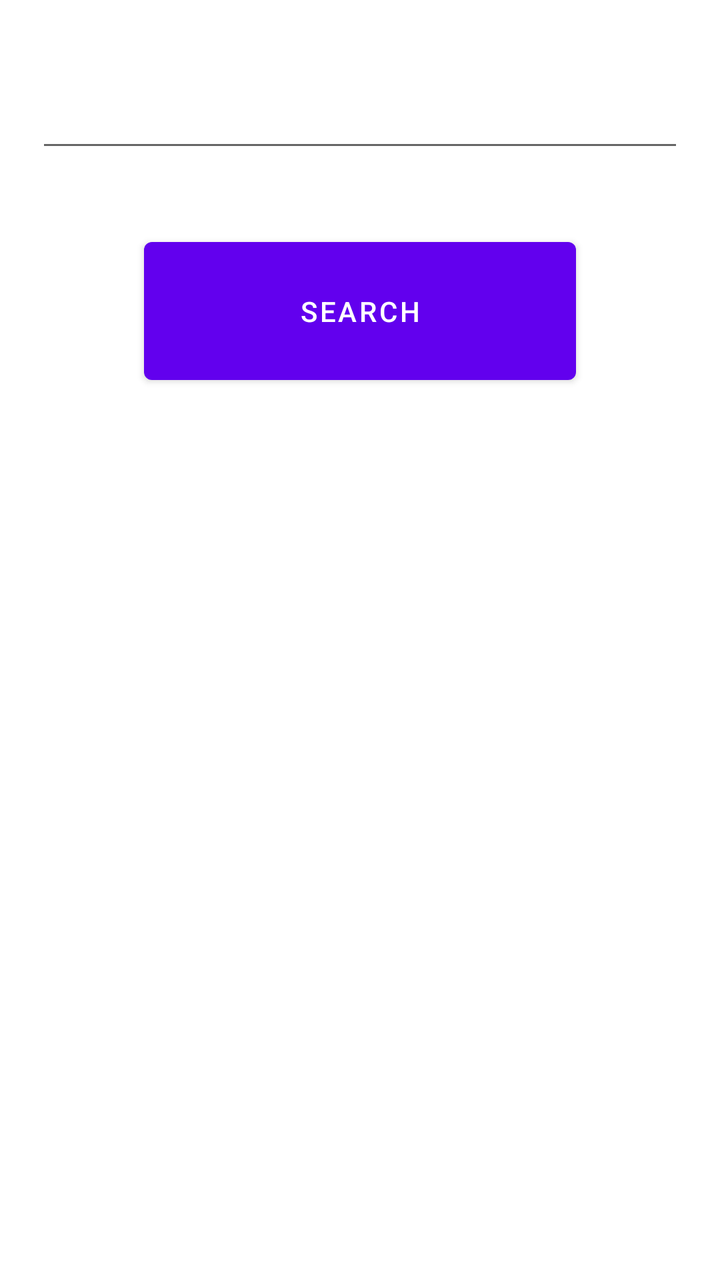
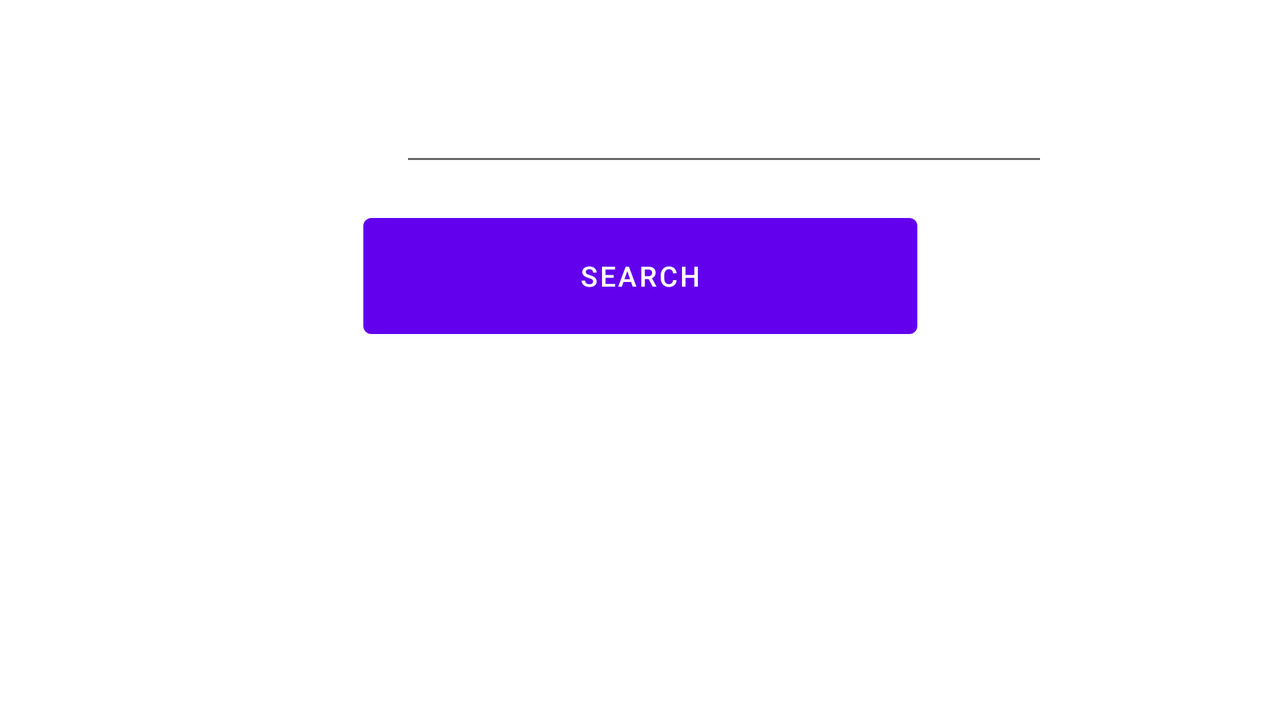

First picture: res/layout/ on a phone held upright. Second picture: the repository's own variant of that layout, on a device whose configuration matches the variant's folder. Source for both follows.
<!-- AndroidManifest.xml: application theme Theme.MobileCoursework2 -->
<!-- res/layout/search_actors_activity.xml -->
<?xml version="1.0" encoding="utf-8"?>
<androidx.constraintlayout.widget.ConstraintLayout xmlns:android="http://schemas.android.com/apk/res/android"
    xmlns:app="http://schemas.android.com/apk/res-auto"
    xmlns:tools="http://schemas.android.com/tools"
    android:layout_width="match_parent"
    android:layout_height="match_parent">

    <Button
        android:id="@+id/searchActorInActBt"
        android:layout_width="216dp"
        android:layout_height="81dp"
        android:layout_marginBottom="498dp"
        android:text="@string/search"
        app:layout_constraintBottom_toBottomOf="parent"
        app:layout_constraintEnd_toEndOf="parent"
        app:layout_constraintStart_toStartOf="parent"
        app:layout_constraintTop_toBottomOf="@+id/searchActorPT" />

    <EditText
        android:id="@+id/searchActorPT"
        android:layout_width="324dp"
        android:layout_height="64dp"
        android:layout_marginStart="43dp"
        android:layout_marginTop="71dp"
        android:layout_marginEnd="43dp"
        android:layout_marginBottom="34dp"
        android:autofillHints=""
        android:ems="10"
        android:inputType="textPersonName"
        android:text="@string/searchActorPT"
        app:layout_constraintBottom_toTopOf="@+id/searchActorInActBt"
        app:layout_constraintEnd_toEndOf="parent"
        app:layout_constraintStart_toStartOf="parent"
        app:layout_constraintTop_toTopOf="parent"
        tools:ignore="SpeakableTextPresentCheck" />

    <TextView
        android:id="@+id/viewSearchedActors"
        android:layout_width="362dp"
        android:layout_height="385dp"
        app:layout_constraintBottom_toBottomOf="parent"
        app:layout_constraintEnd_toEndOf="parent"
        app:layout_constraintStart_toStartOf="parent"
        app:layout_constraintTop_toBottomOf="@+id/searchActorInActBt" />
</androidx.constraintlayout.widget.ConstraintLayout>
<!-- resources referenced by this layout -->
<resources>
  <string name="search">Search</string>
  <string name="searchActorPT" />
  <style name="Theme.MobileCoursework2" parent="Theme.MaterialComponents.DayNight.DarkActionBar">
          
          <item name="colorPrimary">@color/purple_500</item>
          <item name="colorPrimaryVariant">@color/purple_700</item>
          <item name="colorOnPrimary">@color/white</item>
          
          <item name="colorSecondary">@color/teal_200</item>
          <item name="colorSecondaryVariant">@color/teal_700</item>
          <item name="colorOnSecondary">@color/black</item>
          
          <item name="android:statusBarColor" tools:targetApi="l">?attr/colorPrimaryVariant</item>
          
      </style>
</resources>
<!-- res/layout-land/search_actors_activity.xml (the repository's variant of the layout above) -->
<!-- drawn on the phone turned sideways -->
<?xml version="1.0" encoding="utf-8"?>
<androidx.constraintlayout.widget.ConstraintLayout xmlns:android="http://schemas.android.com/apk/res/android"
    xmlns:app="http://schemas.android.com/apk/res-auto"
    xmlns:tools="http://schemas.android.com/tools"
    android:layout_width="match_parent"
    android:layout_height="match_parent">

    <Button
        android:id="@+id/searchActorInActBt"
        android:layout_width="277dp"
        android:layout_height="70dp"
        android:layout_marginBottom="23dp"
        android:text="@string/search"
        app:layout_constraintBottom_toTopOf="@+id/viewSearchedActors"
        app:layout_constraintEnd_toEndOf="parent"
        app:layout_constraintStart_toStartOf="parent"
        app:layout_constraintTop_toBottomOf="@+id/searchActorPT" />

    <EditText
        android:id="@+id/searchActorPT"
        android:layout_width="324dp"
        android:layout_height="63dp"
        android:layout_marginStart="200dp"
        android:layout_marginTop="25dp"
        android:layout_marginBottom="15dp"
        android:autofillHints=""
        android:ems="10"
        android:inputType="textPersonName"
        android:text="@string/searchActorPT"
        app:layout_constraintBottom_toTopOf="@+id/searchActorInActBt"
        app:layout_constraintStart_toStartOf="parent"
        app:layout_constraintTop_toTopOf="parent"
        tools:ignore="SpeakableTextPresentCheck" />

    <TextView
        android:id="@+id/viewSearchedActors"
        android:layout_width="497dp"
        android:layout_height="0dp"
        android:layout_marginStart="97dp"
        android:layout_marginBottom="16dp"
        app:layout_constraintBottom_toBottomOf="parent"
        app:layout_constraintStart_toStartOf="parent"
        app:layout_constraintTop_toBottomOf="@+id/searchActorInActBt" />
</androidx.constraintlayout.widget.ConstraintLayout>
